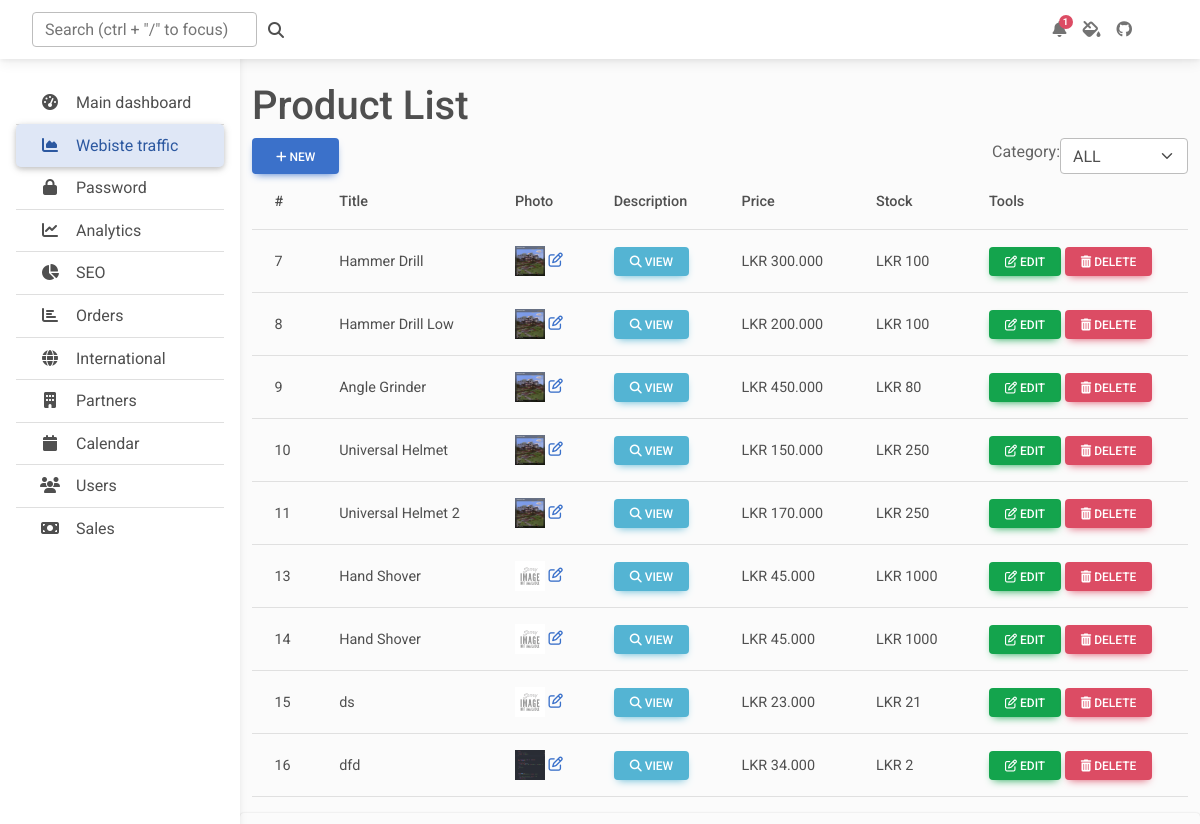
The app's page /admin/products.php (signed in), older data.
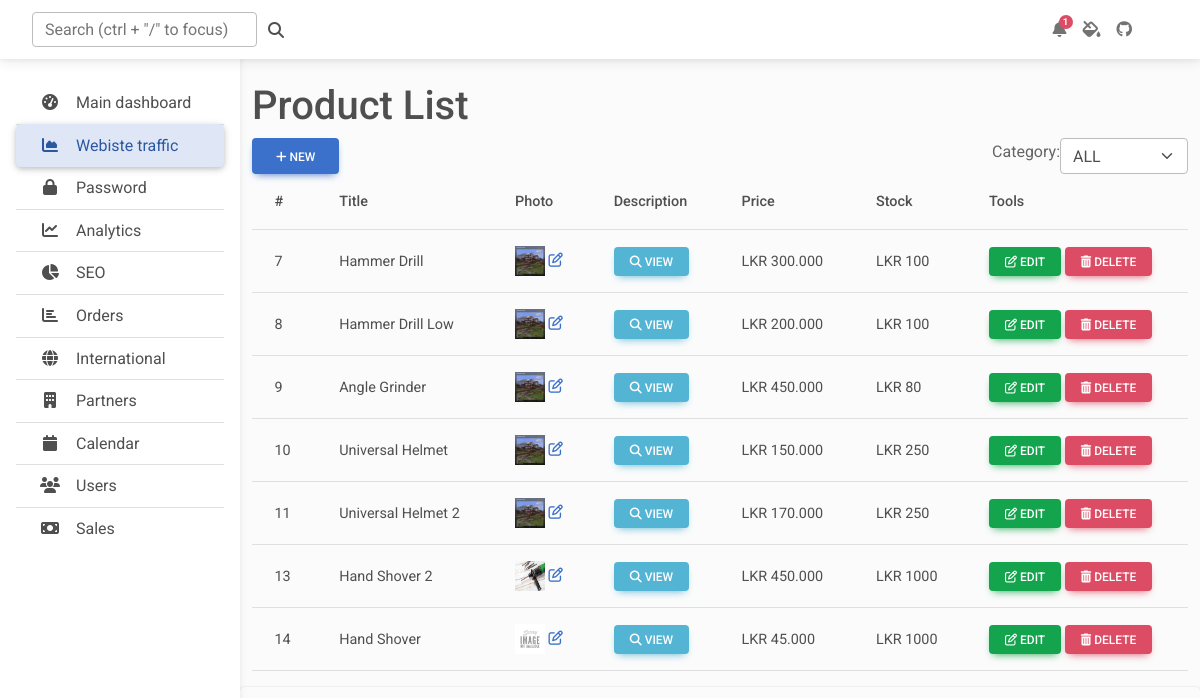
The same page, newer data.
### tables this page shows
CREATE TABLE IF NOT EXISTS `item` (
  `item_id` int(3) NOT NULL AUTO_INCREMENT,
  `title` varchar(50) NOT NULL,
  `description` varchar(1000) NOT NULL,
  `price` decimal(10,3) NOT NULL,
  `avail_stock` int(11) NOT NULL,
  `pictures` varchar(2000) NOT NULL,
  `cat_id` int(3) NOT NULL,
  PRIMARY KEY (`item_id`),
  KEY `fk_cat_id` (`cat_id`),
  CONSTRAINT `fk_cat_id` FOREIGN KEY (`cat_id`) REFERENCES `category` (`cat_id`) ON DELETE NO ACTION ON UPDATE NO ACTION
);

### admin/products.php (the view, shortened to what this page needs)
<?php include 'includes/session.php'; ?>
<?php include 'includes/header.php'; ?>
<?php
$where = '';
?>
<body class="">
    <?php include "includes/navbar.php"; ?>
    <main style="margin-top: 58px">
        <div class="container pt-4">
            <h1>Product List</h1>
            <div class="d-flex justify-content-between align-items-center">
                <a href="product_add.php" data-toggle="modal" class="btn btn-primary btn-flat d-inline-block" id="addproduct"><i class="fa fa-plus text-center"></i> New</a>
                <form class="d-flex align-items-center">
                    <label class="form-label select-label">Category: </label>
                    <select class="form-control form-select" id="select_category">
                        <option value="0">ALL</option>
                    </select>
                </form>
            </div>
            <table class="table align-middle">
                <thead>
                    <tr>
                        <th scope="col">#</th>
                        <th scope="col">Title</th>
                        <th scope="col">Photo</th>
                        <th scope="col">Description</th>
                        <th scope="col">Price</th>
                        <th scope="col">Stock</th>
                        <th scope="col">Tools</th>
                    </tr>
                </thead>
                <tbody>
                    <?php
                    $conn = $pdo->open();
                    try {
                        $stmt = $conn->prepare("SELECT * FROM item $where");
                        $stmt->execute();
                        foreach ($stmt as $row) {
                            $image = (!empty($row['pictures'])) ? '../uploads/' . $row['pictures'] : '../images/noimage.jpg';
                            echo
                            '<tr>
                                <td scope="row">' . $row['item_id'] . '</td>
                                <td>' . $row['title'] . '</td>
                                <td>
                                    <img src="' . $image . '" height="30px" width="30px" data-mdb-img="' . $image . '">
                                    <span class="pull-right"><a href="#edit_photo" class="photo" data-toggle="modal" data-id="' . $row['item_id'] . '"><i class="fa fa-edit"></i></a></span>
                                </td>
                                <td><a href="#description" data-toggle="modal" class="btn btn-info btn-sm btn-flat desc" data-id="' . $row['item_id'] . '"><i class="fa fa-search"></i> View</a></td>
                                <td>LKR ' . number_format($row['price'], 3) . '</td>
                                <td>LKR ' . $row['avail_stock'] . '</td>
                                <td>
                                    <a href="product_edit.php?item_id=' . $row['item_id'] . '" class="btn btn-success btn-sm px-3 full-model edit btn-flat" data-id="' . $row['item_id'] . '" data-ripple-color="dark" data-mdb-toggle="" data-mdb-target="#"><i class="fa fa-edit"></i> Edit</a>
                                    <a class="btn btn-danger btn-sm px-3 full-model delete btn-flat" data-id="' . $row['item_id'] . '" data-ripple-color="dark" data-mdb-toggle="modal" data-mdb-target="#"><i class="fa fa-trash"></i> Delete</a>
                                </td>
                            </tr>';
                        }
                    } catch (PDOException $e) {
                        echo $e->getMessage();
                    }
                    ?>
                </tbody>
            </table>
        </div>
        <div class="bg-image hover-overlay ripple shadow-1-strong rounded" data-ripple-color="light">
        </div>
    </main>
</body>
</html>
</body>
</html>

### admin/includes/header.php (shortened to what this page needs)
<!DOCTYPE html>
<html lang="en">
<head>
  <link rel="stylesheet" href="../resources/mdb5-6.0.1/css/mdb.min.css">
  <link rel="stylesheet" href="css/admin.css" />
</head>

### admin/includes/navbar.php (shortened to what this page needs)
<header>
    <nav id="sidebarMenu" class="collapse d-lg-block sidebar collapse bg-white">
      <div class="position-sticky">
        <div class="list-group list-group-flush mx-3 mt-4">
          <a href="#" class="list-group-item list-group-item-action py-2 ripple" aria-current="true">
            <i class="fas fa-tachometer-alt fa-fw me-3"></i><span>Main dashboard</span>
          </a>
          <a href="#" class="list-group-item list-group-item-action py-2 ripple active">
            <i class="fas fa-chart-area fa-fw me-3"></i><span>Webiste traffic </span>
          </a>
          <a href="#" class="list-group-item list-group-item-action py-2 ripple"><i
              class="fas fa-lock fa-fw me-3"></i><span>Password</span></a>
          <a href="#" class="list-group-item list-group-item-action py-2 ripple"><i
              class="fas fa-chart-line fa-fw me-3"></i><span>Analytics</span></a>
          <a href="#" class="list-group-item list-group-item-action py-2 ripple">
            <i class="fas fa-chart-pie fa-fw me-3"></i><span>SEO</span>
          </a>
          <a href="orders.php" class="list-group-item list-group-item-action py-2 ripple"><i
              class="fas fa-chart-bar fa-fw me-3"></i><span>Orders</span></a>
          <a href="#" class="list-group-item list-group-item-action py-2 ripple"><i
              class="fas fa-globe fa-fw me-3"></i><span>International</span></a>
          <a href="#" class="list-group-item list-group-item-action py-2 ripple"><i
              class="fas fa-building fa-fw me-3"></i><span>Partners</span></a>
          <a href="#" class="list-group-item list-group-item-action py-2 ripple"><i
              class="fas fa-calendar fa-fw me-3"></i><span>Calendar</span></a>
          <a href="#" class="list-group-item list-group-item-action py-2 ripple"><i
              class="fas fa-users fa-fw me-3"></i><span>Users</span></a>
          <a href="#" class="list-group-item list-group-item-action py-2 ripple"><i
              class="fas fa-money-bill fa-fw me-3"></i><span>Sales</span></a>
        </div>
      </div>
    </nav>
    <nav id="main-navbar" class="navbar navbar-expand-lg navbar-light bg-white fixed-top">
      <div class="container-fluid">
        <a class="navbar-brand" href="#">
        </a>
        <form class="d-none d-md-flex input-group w-auto my-auto">
          <input autocomplete="off" type="search" class="form-control rounded"
            placeholder='Search (ctrl + "/" to focus)' style="min-width: 225px" />
          <span class="input-group-text border-0"><i class="fas fa-search"></i></span>
        </form>
        <ul class="navbar-nav ms-auto d-flex flex-row">
          <li class="nav-item dropdown">
            <a class="nav-link me-3 me-lg-0 dropdown-toggle hidden-arrow" href="#" id="navbarDropdownMenuLink"
              role="button" data-mdb-toggle="dropdown" aria-expanded="false">
              <i class="fas fa-bell"></i>
              <span class="badge rounded-pill badge-notification bg-danger">1</span>
            </a>
          </li>
          <li class="nav-item">
            <a class="nav-link me-3 me-lg-0" href="#">
              <i class="fas fa-fill-drip"></i>
            </a>
          </li>
          <li class="nav-item me-3 me-lg-0">
            <a class="nav-link" href="#">
              <i class="fab fa-github"></i>
            </a>
          </li>
          <li class="nav-item dropdown">
            <a class="nav-link me-3 me-lg-0 dropdown-toggle hidden-arrow" href="#" id="navbarDropdown" role="button"
              data-mdb-toggle="dropdown" aria-expanded="false">
              <i class="united kingdom flag m-0"></i>
            </a>
          </li>
          <li class="nav-item dropdown">
            <a class="nav-link dropdown-toggle hidden-arrow d-flex align-items-center" href="#"
              id="navbarDropdownMenuLink" role="button" data-mdb-toggle="dropdown" aria-expanded="false">
            </a>
          </li>
        </ul>
      </div>
    </nav>
  </header>

### admin/css/admin.css (style rules this page uses)
body { background-color: #fbfbfb; }
@media (min-width: 991.98px) { main { padding-left: 240px; } }
.sidebar { position: fixed; top: 0; bottom: 0; left: 0; padding: 58px 0 0; box-shadow: 0 2px 5px 0 rgb(0 0 0 / 5%), 0 2px 10px 0 rgb(0 0 0 / 5%); width: 240px; z-index: 600; }
.sidebar .active { border-radius: 5px; box-shadow: 0 2px 5px 0 rgb(0 0 0 / 16%), 0 2px 10px 0 rgb(0 0 0 / 12%); }

Row changes from the older to the newer data that the page shows:
removed item: item_id "15", title "ds", price "23.000", avail_stock "21"
removed item: item_id "16", title "dfd", pictures (picture), price "34.000", avail_stock "2"
changed item id 13: title "Hand Shover" → "Hand Shover 2"; pictures: picture added in place of a placeholder; price "45.000" → "450.000"
